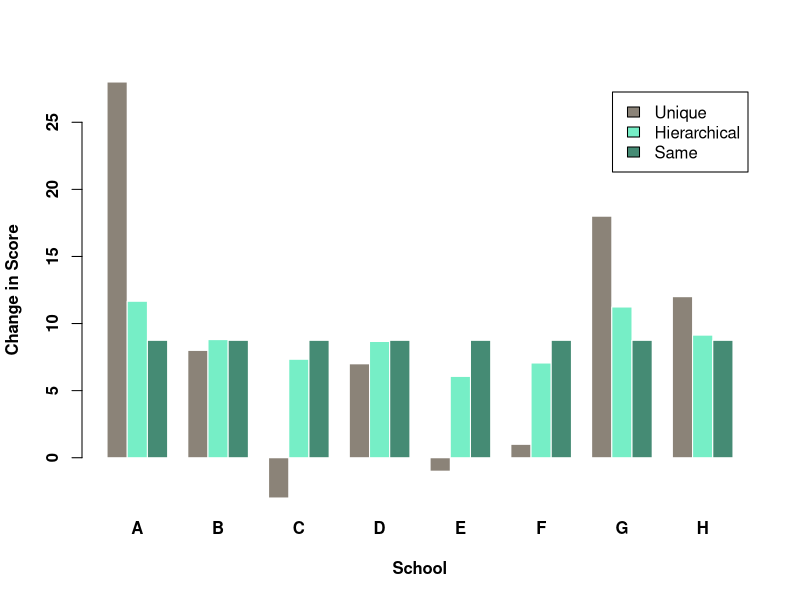
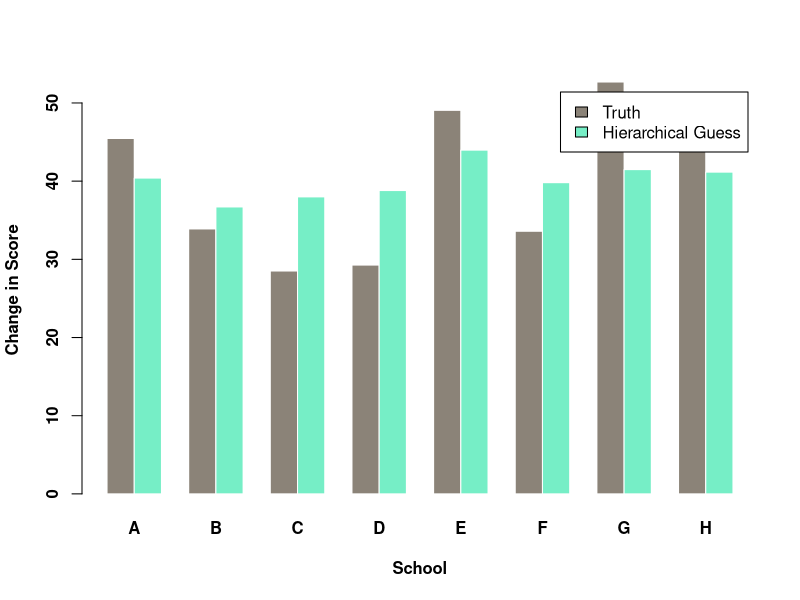
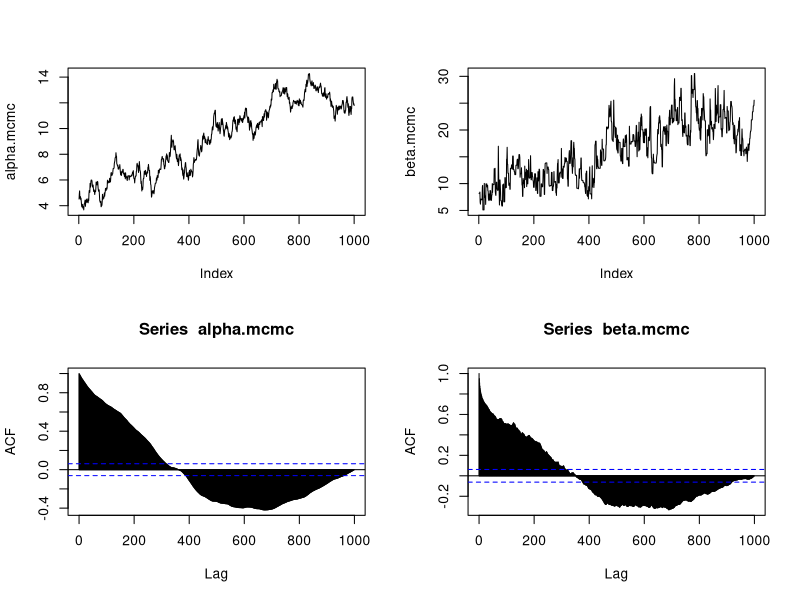
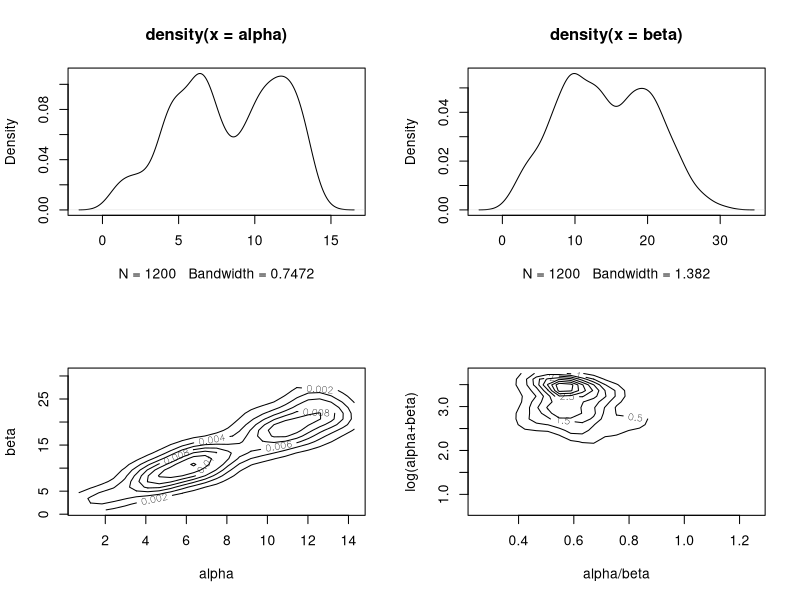
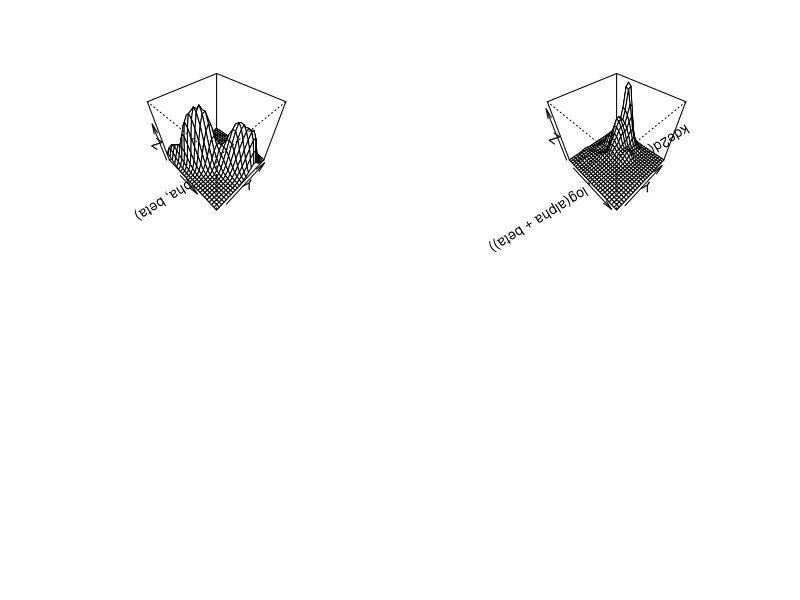
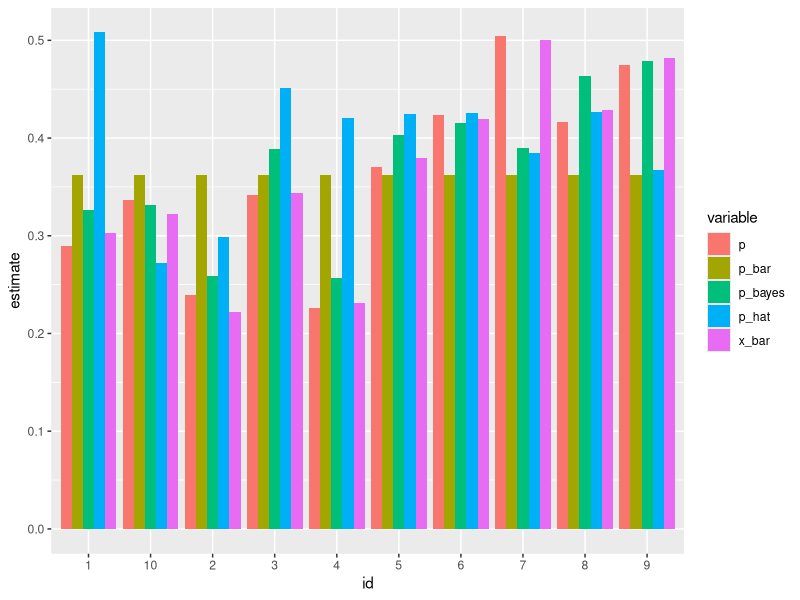
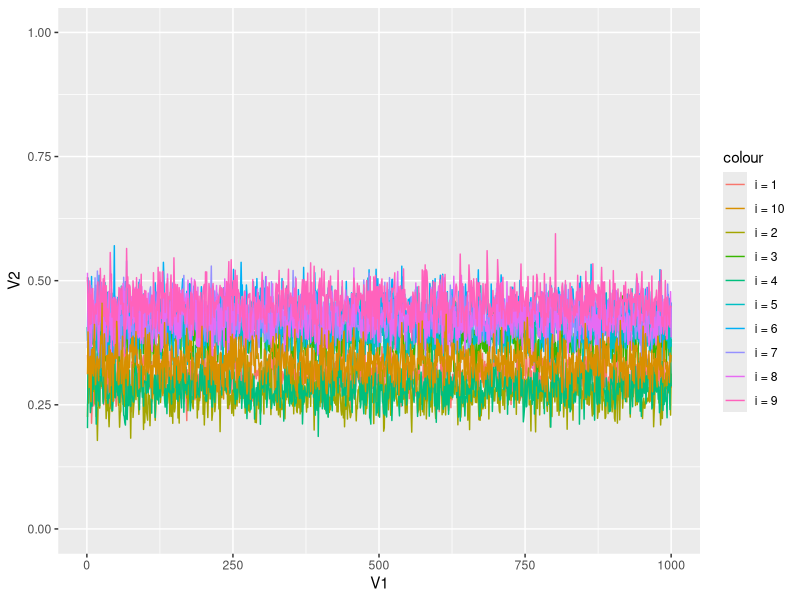
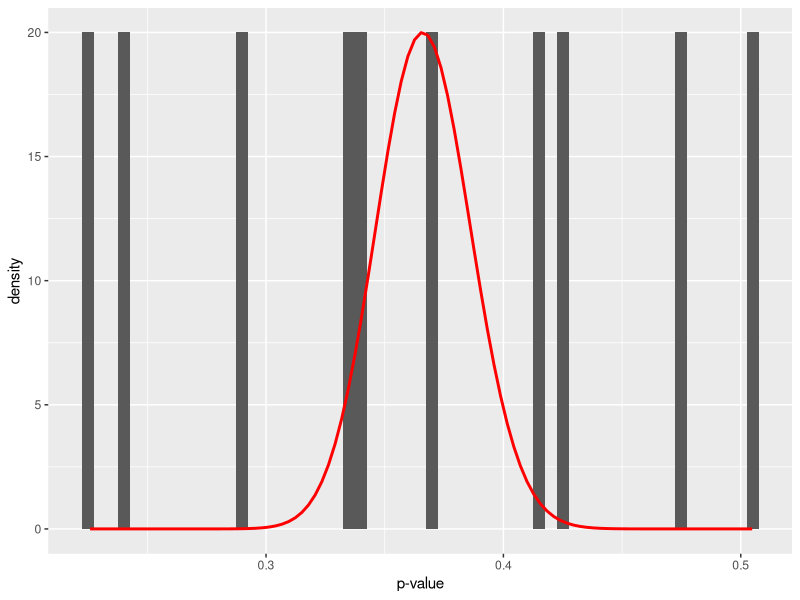

Recreate these plots in R, in order.
## ---- chunk 1
knitr::opts_chunk$set(echo = TRUE)
knitr::opts_chunk$set(echo = TRUE, fig.align="center")
gc()
ls()
library(tidyverse)
library(MASS)
set.seed(47)
## ---- chunk 2
schools <- read.table("schools.dat", header=T)
J <- nrow (schools)
y <- schools$estimate
sigma.y <- schools$sd
data <- list ("J", "y", "sigma.y")
inits <- function()
  list (theta=rnorm(J,0,100), mu.theta=rnorm(1,0,100), sigma.theta=runif(1,0,100))
parameters <- c("theta", "mu.theta", "sigma.theta")
theta.update <- function (){
  theta.hat <- (mu/tau^2 + y/sigma.y^2)/(1/tau^2 + 1/sigma.y^2)
  V.theta <- 1/(1/tau^2 + 1/sigma.y^2)
  rnorm(J, theta.hat, sqrt(V.theta))
}
mu.update <- function (){
  rnorm(1, mean(theta), tau/sqrt(J))
}
tau.update <- function (){
  sqrt(sum((theta-mu)^2)/rchisq(1,J-1))
}
n.chains <- 5
n.iter <- 1000
sims <- array (NA, c(n.iter, n.chains, J+2))
dimnames(sims) <- list (NULL, NULL, c(paste("theta[", 1:8, "]", sep=""), "mu", "tau"))
for (m in 1:n.chains){
  mu <- rnorm (1, mean(y), sd(y))
  tau <- runif (1, 0, sd(y))
  for (t in 1:n.iter){
    theta <- theta.update()
    mu <- mu.update()
    tau <- tau.update()
    sims[t,m,] <- c(theta, mu, tau)
  } }
## ---- chunk 3
# Mean increase across all schools
meanBayes = mean(mean(sims[,1,9]), mean(sims[,2,9]), mean(sims[,3,9]), mean(sims[,4,9]), mean(sims[,5,9]))
thetaFinals = c('theta1', 'theta2', 'theta3', 'theta4', 'theta5', 'theta6', 'theta7', 'theta9')
thetasBayes=c()
for(i in 1:8){
  thetasBayes[i] = mean(mean(sims[,1,i]), mean(sims[,2,i]), mean(sims[,3,i]), mean(sims[,4,i]), mean(sims[,5,i]))
}
## ---- chunk 4
thetasUnique = schools$estimate
thetasSame = rep(mean(schools$estimate), 8)

data=matrix(c(thetasUnique, thetasBayes, thetasSame), byrow= TRUE, nrow=3)
rownames(data)=c('Unique','Hierarchical', 'Same')
colnames(data)=schools$school

# Grouped barplot
barplot(data, col=colors()[c(7,10,12)] , border="white", font.axis=2, beside=T, legend=rownames(data), xlab="School", ylab='Change in Score', font.lab=2)
## ---- chunk 5
mu = 40
tau=10
trueThetas = rnorm(8, mu, tau)
estimates = c()
sds = c()
for(i in 1:8){
  schoolSample = rnorm(14, trueThetas[i], 15)
  estimates[i] = mean(schoolSample)
  sds[i] = sd(schoolSample)
}
school = schools$school
sampleData = data.frame(schools$school, estimates, sds)

J <- nrow(sampleData)
y <- sampleData$estimate
sigma.y <- sampleData$sd
data <- list ("J", "y", "sigma.y")
inits <- function()
  list (theta=rnorm(J,0,100), mu.theta=rnorm(1,0,100), sigma.theta=runif(1,0,100))
parameters <- c("theta", "mu.theta", "sigma.theta")
theta.update <- function (){
  theta.hat <- (mu/tau^2 + y/sigma.y^2)/(1/tau^2 + 1/sigma.y^2)
  V.theta <- 1/(1/tau^2 + 1/sigma.y^2)
  rnorm(J, theta.hat, sqrt(V.theta))
}
mu.update <- function (){
  rnorm(1, mean(theta), tau/sqrt(J))
}
tau.update <- function (){
  sqrt(sum((theta-mu)^2)/rchisq(1,J-1))
}
n.chains <- 5
n.iter <- 1000
sims <- array (NA, c(n.iter, n.chains, J+2))
dimnames(sims) <- list (NULL, NULL, c(paste("theta[", 1:8, "]", sep=""), "mu", "tau"))
for (m in 1:n.chains){
  mu <- rnorm (1, mean(y), sd(y))
  tau <- runif (1, 0, sd(y))
  for (t in 1:n.iter){
    theta <- theta.update()
    mu <- mu.update()
    tau <- tau.update()
    sims[t,m,] <- c(theta, mu, tau)
  } 
}

## ---- chunk 6
# Mean increase across all schools
meanBayes = mean(mean(sims[,1,9]), mean(sims[,2,9]), mean(sims[,3,9]), mean(sims[,4,9]), mean(sims[,5,9]))
thetaFinals = c('theta1', 'theta2', 'theta3', 'theta4', 'theta5', 'theta6', 'theta7', 'theta9')
thetasBayes=c()
for(i in 1:8){
  thetasBayes[i] = mean(mean(sims[,1,i]), mean(sims[,2,i]), mean(sims[,3,i]), mean(sims[,4,i]), mean(sims[,5,i]))
}

data=matrix(c(trueThetas, thetasBayes), byrow= TRUE, nrow=2)
rownames(data)=c('Truth','Hierarchical Guess')
colnames(data)=sampleData$school

# Grouped barplot
barplot(data, col=colors()[c(7,10)] , border="white", font.axis=2, beside=T, legend=rownames(data), args.legend = list('bottomright'), xlab="School", ylab='Change in Score', font.lab=2)
## ---- chunk 7
alpha_known <- 5
beta_known <- 10
k <- 10
id <- c(1:k)

N <- round(rnorm(k, mean = 30, sd = 3)) #random sample sizes, not important in decision
p <- rbeta(k, alpha_known, beta_known)
y <- round(p*N) #standardised to make possible to be observed

data <- as.data.frame(cbind(id, p, y, N), row.names = NULL)
## ---- chunk 8
y <- data$y
n <- data$N
J <- length(y)

log.prior <- function(alpha,beta) {
  {-2.5}*log(alpha + beta)
}

draw.thetas <- function(alpha,beta) {
  return(rbeta(J,alpha+y,beta+n-y))
}

draw.alpha <- function(alpha,beta,theta,prop.sd) {
  alpha.star <- rnorm(1,alpha,prop.sd)
  num <- J*(lgamma(alpha.star+beta) - lgamma(alpha.star)) +
    alpha.star*sum(log(theta)) + log.prior(alpha.star,beta)
  den <- J*(lgamma(alpha+beta)      - lgamma(alpha)) +
    alpha     *sum(log(theta)) + log.prior(alpha,beta)
# print(c(alpha,alpha.star,num,den))
  acc <- ifelse((log(runif(1))<=num - den)&&(alpha.star>0),1,0)
  alpha.acc <<- alpha.acc + acc
  return(ifelse(acc,alpha.star,alpha))
}

draw.beta <- function(alpha,beta,theta,prop.sd) {
  beta.star <- rnorm(1,beta,prop.sd)
  num <- J*(lgamma(alpha+beta.star) - lgamma(beta.star)) +
    beta.star*sum(log(1-theta)) + log.prior(alpha,beta.star)
  den <- J*(lgamma(alpha+beta)      - lgamma(beta)) +
    beta     *sum(log(1-theta)) + log.prior(alpha,beta)
# print(c(beta,beta.star,num,den))
  acc <- ifelse((log(runif(1))<=num - den)&&(beta.star>0),1,0)
  beta.acc <<- beta.acc + acc

  return(ifelse(acc,beta.star,beta))
}

################################################################  

B <- 200 # define cut off
M <- 1000 # length of chain

MM <- B + M

alpha <- matrix(NA,MM)
beta <- alpha
theta <- matrix(NA,nrow=MM,ncol=J)

# Metropolis tuning parameters
alpha.prop.sd <- 0.25
beta.prop.sd <- 3

# Initial values for the chain
alpha[1] <- 1
beta[1] <- 1
theta[1,] <- draw.thetas(alpha[1],beta[1]) # or theta[1,] <- (y+.5/(n+.5)

# Monitor acceptance frequency
alpha.acc <- 0
beta.acc <- 0

# MCMC simulation
for (m in 2:MM) {
  alpha[m] <- draw.alpha(alpha[m-1],beta[m-1],theta[m-1,],alpha.prop.sd)
  beta[m] <- draw.beta(alpha[m],beta[m-1],theta[m-1,],beta.prop.sd)
  theta[m,] <- draw.thetas(alpha[m],beta[m])
}

good <- (B+1):MM

alpha.mcmc <- alpha[good]
beta.mcmc <- beta[good]
theta.mcmc <- theta[good,]


par(mfrow=c(2,2))
plot(alpha.mcmc,type="l")
plot(beta.mcmc,type="l")
acf(alpha.mcmc,1000)
acf(beta.mcmc,1000)

print(round(c(alpha.rate=alpha.acc/MM,beta.rate=beta.acc/MM),2))

#######################################################################

#par(mfrow=c(3,2))

plot(density(alpha))
plot(density(beta))

contour(kde2d(alpha,beta),xlab="alpha",ylab="beta")
contour(kde2d(alpha/beta,log(alpha+beta)),
        xlab="alpha/beta",ylab="log(alpha+beta)")

persp(kde2d(alpha,beta),theta=45,phi=45)
persp(kde2d(alpha/beta,log(alpha+beta)),theta=45,phi=45)

## ---- chunk 9
data$p_bar <- qbeta(0.5, mean(alpha.mcmc), mean(beta.mcmc))
data$p_bar_mse <- (data$p_bar - data$p)^2

# MSE for this frequentist estimator
mean(data$p_bar_mse)
## ---- chunk 10
data$p_hat <- rbeta(k, mean(alpha.mcmc), mean(beta.mcmc))
data$p_hat_mse <- (data$p_hat - data$p)^2

# MSE for this frequentist estimator
mean(data$p_hat_mse)
## ---- chunk 11
n.repeats <- 1000

alpha_sampler.matrix <- matrix(data = NA, nrow = n.repeats, ncol = k)
beta_sampler.matrix <- matrix(data = NA, nrow = n.repeats, ncol = k)
p_sampler.matrix <- matrix(data = NA, nrow = n.repeats, ncol = k)

alpha_sampler.matrix[1,] <- mean(alpha.mcmc) # initialise sampler
beta_sampler.matrix[1,] <- mean(beta.mcmc)

for (i in c(1:k)){
  n <- data$N[i]
  x <- data$y[i]
  alpha_sampler.matrix[1,i] <- mean(alpha.mcmc) + x
  beta_sampler.matrix[1,i] <- mean(beta.mcmc) + n - x
  
  p_sampler.matrix[1,i] <- rbeta(1, alpha_sampler.matrix[1,i], 
                                 beta_sampler.matrix[1,i])
  for (j in c(2:n.repeats)){
    x <- rbinom(1, size = n, prob = p_sampler.matrix[(j-1),i])
    
    alpha_sampler.matrix[j,i] <- mean(alpha_sampler.matrix[,i][1:(j-1)]) + x
    beta_sampler.matrix[j,i] <- mean(beta_sampler.matrix[,i][1:(j-1)]) + n - x
    
    p_sampler.matrix[j,i] <- rbeta(1, alpha_sampler.matrix[j,i], 
                                 beta_sampler.matrix[j,i])
  }
}

data_p_bayes <- NA
for (i in c(1:k)){
  data$p_bayes[i] <- mean(p_sampler.matrix[,i][round(n.repeats)/5 : n.repeats])
}

data$p_bayes_mse <- (data$p_bayes - data$p)^2

# MSE for this Bayesian estimator
mean(data$p_bayes_mse)
## ---- chunk 12
data$id <- as.character(data$id)
data$x_bar <- data$y/data$N

data %>%
  gather(variable, estimate, 
         c('p', 'x_bar', 'p_bar', 'p_hat', 'p_bayes' )) %>% 
  ggplot(aes(x = id, y = estimate)) +   
  geom_bar(aes(fill = variable), position = "dodge", stat="identity")  
## ---- chunk 13
as.data.frame(cbind(
  c(1:n.repeats),
  p_sampler.matrix[,1],
  p_sampler.matrix[,2], 
  p_sampler.matrix[,3],
  p_sampler.matrix[,4],
  p_sampler.matrix[,5],
  p_sampler.matrix[,6],
  p_sampler.matrix[,7], 
  p_sampler.matrix[,8],
  p_sampler.matrix[,9],
  p_sampler.matrix[,10]),
  row.names = NULL) %>% 
  ggplot(aes(x = V1)) + 
  geom_line(aes(y = V2, colour = 'i = 1')) +
  geom_line(aes(y = V3, colour = 'i = 2')) +
  geom_line(aes(y = V4, colour = 'i = 3')) +
  geom_line(aes(y = V5, colour = 'i = 4')) +
  geom_line(aes(y = V6, colour = 'i = 5')) +
  geom_line(aes(y = V7, colour = 'i = 6')) +
  geom_line(aes(y = V8, colour = 'i = 7')) +
  geom_line(aes(y = V9, colour = 'i = 8')) +
  geom_line(aes(y = V10, colour = 'i = 9')) +
  geom_line(aes(y = V11, colour = 'i = 10')) +
  ylim(0,1)
## ---- chunk 14
quantile(alpha.mcmc, prob = c(0.025, 0.975))
quantile(beta.mcmc, prob = c(0.025, 0.975))
## ---- chunk 15
library(stats4)
library(VGAM)

# log-likelihood function
ll <- function(alpha, beta) {
  x <- data$y
  total <- data$N
  -sum(VGAM::dbetabinom.ab(x, total, alpha, beta, log = TRUE))
}

# maximum likelihood estimation
m <- mle(ll, start = list(alpha = 1, beta = 5), method = "L-BFGS-B",
                 lower = c(0.0001, .1))
ab <- coef(m)

alpha0 <- ab[1]
beta0 <- ab[2]

alpha0
beta0

data %>% ggplot() +
  geom_histogram(aes(p, y = ..density..), binwidth = .005) +
  stat_function(fun = function(x) dbeta(x, alpha0, beta0), 
                colour = "red", size = 1) +
  xlab("p-value")
